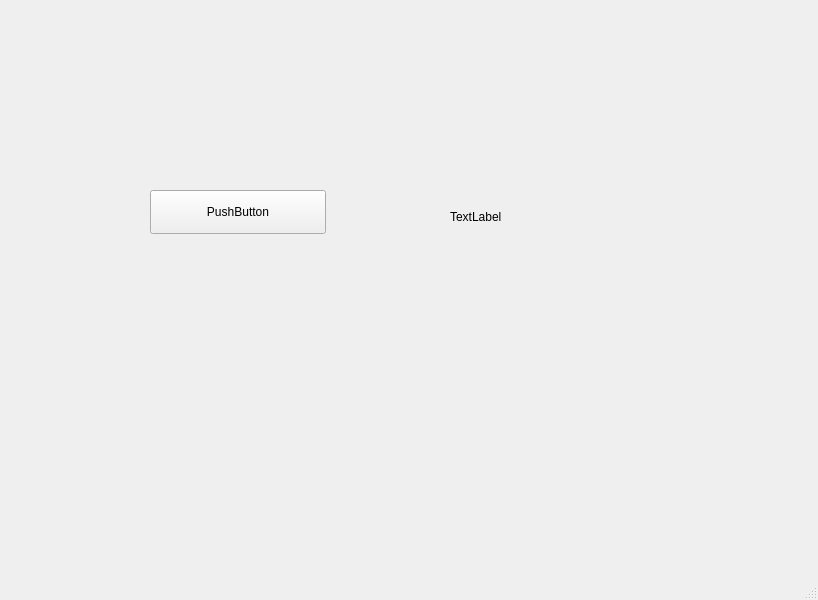
<?xml version="1.0" encoding="UTF-8"?>
<ui version="4.0">
 <class>MainWindow</class>
 <widget class="QMainWindow" name="MainWindow">
  <property name="geometry">
   <rect>
    <x>0</x>
    <y>0</y>
    <width>818</width>
    <height>600</height>
   </rect>
  </property>
  <property name="windowTitle">
   <string>MainWindow</string>
  </property>
  <widget class="QWidget" name="centralwidget">
   <widget class="QPushButton" name="my_button">
    <property name="geometry">
     <rect>
      <x>150</x>
      <y>190</y>
      <width>176</width>
      <height>44</height>
     </rect>
    </property>
    <property name="text">
     <string>PushButton</string>
    </property>
   </widget>
   <widget class="QLabel" name="my_label">
    <property name="geometry">
     <rect>
      <x>450</x>
      <y>200</y>
      <width>131</width>
      <height>34</height>
     </rect>
    </property>
    <property name="text">
     <string>TextLabel</string>
    </property>
   </widget>
  </widget>
  <widget class="QMenuBar" name="menubar">
   <property name="geometry">
    <rect>
     <x>0</x>
     <y>0</y>
     <width>818</width>
     <height>42</height>
    </rect>
   </property>
  </widget>
  <widget class="QStatusBar" name="statusbar"/>
 </widget>
 <resources/>
 <connections/>
</ui>
